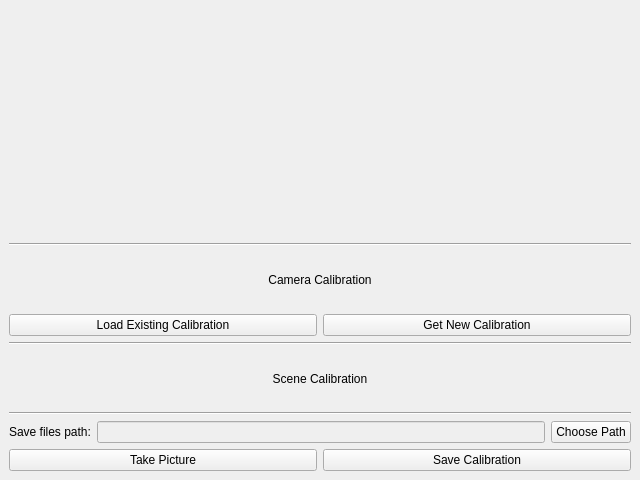
<?xml version="1.0" encoding="UTF-8"?>
<ui version="4.0">
 <class>MainWindow</class>
 <widget class="QMainWindow" name="MainWindow">
  <property name="geometry">
   <rect>
    <x>0</x>
    <y>0</y>
    <width>640</width>
    <height>480</height>
   </rect>
  </property>
  <property name="windowTitle">
   <string>Camera Calibration</string>
  </property>
  <widget class="QWidget" name="centralwidget">
   <layout class="QVBoxLayout" name="verticalLayout">
    <item>
     <widget class="QLabel" name="lblWebcam">
      <property name="text">
       <string/>
      </property>
      <property name="scaledContents">
       <bool>true</bool>
      </property>
     </widget>
    </item>
    <item>
     <layout class="QGridLayout" name="gridLayout">
      <item row="7" column="0" colspan="3">
       <layout class="QHBoxLayout" name="horizontalLayout">
        <item>
         <widget class="QPushButton" name="TakePictureButton">
          <property name="text">
           <string>Take Picture</string>
          </property>
         </widget>
        </item>
        <item>
         <widget class="QPushButton" name="SaveCalibrationButton">
          <property name="text">
           <string>Save Calibration</string>
          </property>
         </widget>
        </item>
       </layout>
      </item>
      <item row="6" column="2">
       <widget class="QPushButton" name="ChooseCalibrationPathButton">
        <property name="text">
         <string>Choose Path</string>
        </property>
       </widget>
      </item>
      <item row="1" column="0" colspan="3">
       <widget class="QLabel" name="label_2">
        <property name="text">
         <string>Camera Calibration</string>
        </property>
        <property name="alignment">
         <set>Qt::AlignCenter</set>
        </property>
       </widget>
      </item>
      <item row="6" column="0">
       <widget class="QLabel" name="CalibrationPathButton">
        <property name="text">
         <string>Save files path:</string>
        </property>
       </widget>
      </item>
      <item row="3" column="0" colspan="3">
       <widget class="Line" name="line_2">
        <property name="orientation">
         <enum>Qt::Horizontal</enum>
        </property>
       </widget>
      </item>
      <item row="2" column="0" colspan="3">
       <layout class="QHBoxLayout" name="horizontalLayout_2">
        <item>
         <widget class="QPushButton" name="pushButton_2">
          <property name="text">
           <string>Load Existing Calibration</string>
          </property>
         </widget>
        </item>
        <item>
         <widget class="QPushButton" name="pushButton">
          <property name="text">
           <string>Get New Calibration</string>
          </property>
         </widget>
        </item>
       </layout>
      </item>
      <item row="4" column="0" colspan="3">
       <widget class="QLabel" name="label">
        <property name="text">
         <string>Scene Calibration</string>
        </property>
        <property name="alignment">
         <set>Qt::AlignCenter</set>
        </property>
       </widget>
      </item>
      <item row="5" column="0" colspan="3">
       <widget class="Line" name="line">
        <property name="orientation">
         <enum>Qt::Horizontal</enum>
        </property>
       </widget>
      </item>
      <item row="6" column="1">
       <widget class="QLineEdit" name="CalibrationPathLineEdit">
        <property name="enabled">
         <bool>false</bool>
        </property>
       </widget>
      </item>
      <item row="0" column="0" colspan="3">
       <widget class="Line" name="line_3">
        <property name="orientation">
         <enum>Qt::Horizontal</enum>
        </property>
       </widget>
      </item>
     </layout>
    </item>
   </layout>
  </widget>
 </widget>
 <resources/>
 <connections/>
</ui>
